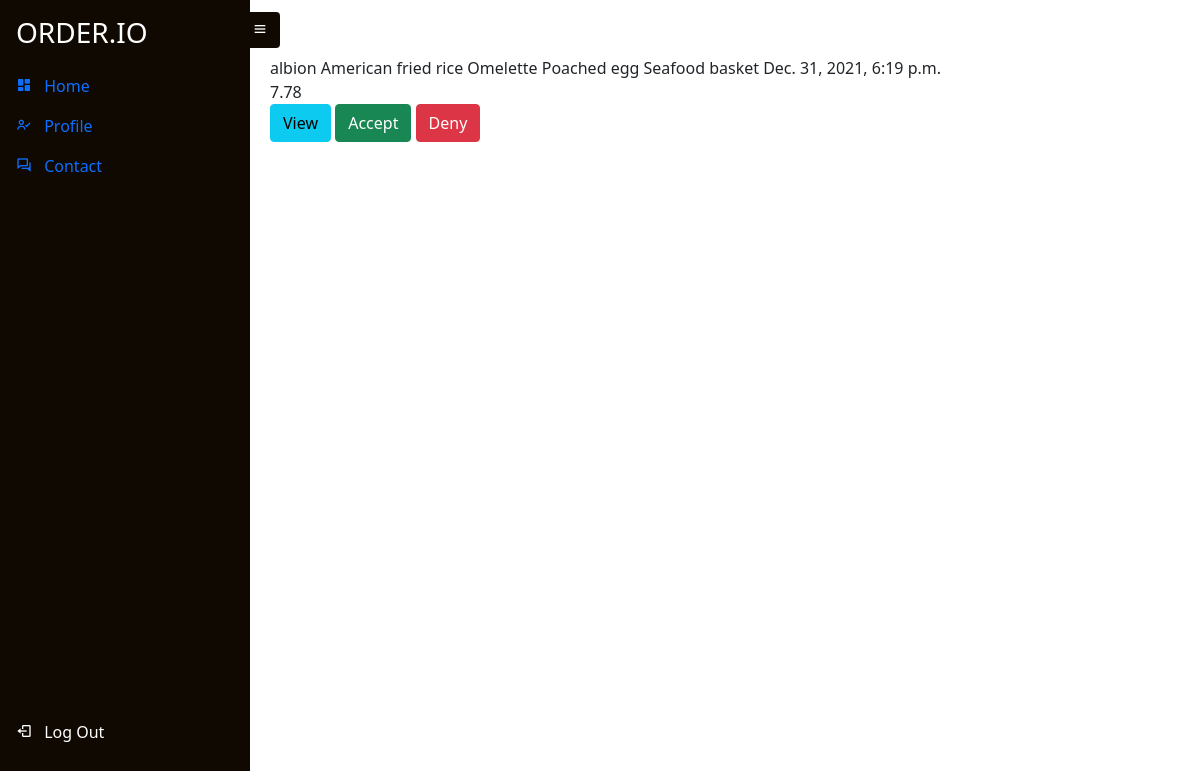
The page /order/daily_orders (signed in) on the database its author committed.
### order/models.py (models this page shows, shortened)
class Order(models.Model):
    STATUS = (
        ("Pending","Pending"),
        ("Accepted","Accepted"),
        ("Denied","Denied")
        )
    employee = models.ForeignKey(Employee,on_delete=models.CASCADE,null=True,blank=True)
    meals = models.ManyToManyField(Meal,blank=True)
    created_at = models.DateTimeField(auto_now_add=True)
    menu = models.ForeignKey(Menu,blank=True,on_delete=models.CASCADE,null=True,)
    order_status = models.CharField(default="Pending",choices=STATUS,blank=True,null=True,max_length=10)
    order_cost = models.DecimalField(max_digits=6,decimal_places=2,default=0)
    def get_absolute_url(self):
        return reverse("order:view_order", kwargs={"pk": self.pk})

### employee/models.py (models this page shows)
class Employee(models.Model):
    user = models.OneToOneField(CustomUser,null=True,on_delete=models.CASCADE)
    department = models.ForeignKey(Department,on_delete=models.CASCADE,null=True)
    daily_allowance = models.DecimalField(max_digits=6,decimal_places=2,default=5)
    first_name = models.CharField(max_length=30,blank=True,null=True)
    last_name = models.CharField(max_length=30,blank=True,null=True)
    phone_number = models.CharField(max_length=15,blank=True,null=True)
    profile_pic = models.ImageField(null=True,blank=True,default="default.png",upload_to=img_path)
    created_at = models.DateTimeField(auto_now_add=True)
    def __str__(self):
        return self.user.username

### account/models.py (models this page shows, shortened)
class CustomUser(AbstractUser):
    role = models.ForeignKey(Role,on_delete=models.CASCADE,null=True,blank=True)

### meal/models.py (models this page shows, shortened)
class Meal(models.Model):
    category =models.ForeignKey(Category,on_delete=models.CASCADE,null=True)
    name = models.CharField(max_length=100,blank=True)
    price = models.DecimalField(max_digits=6,decimal_places=2,default=0)
    description = models.TextField(blank=True,null=True)
    calories = models.IntegerField(default=0)
    created_at = models.DateTimeField(auto_now_add=True)
    meal_img = models.ImageField(null=True,blank=True,default="meal-default.png",upload_to=img_path)

### main/decorators.py (the view)
        def wrapper(request,*args,**kwargs):
            group = request.user.role.name
            if group in allowed_roles:
                return view_func(request,*args,**kwargs)
            else:
                return HttpResponse(f"You are not authorised to view this page!")

### main/context_processors.py (called while the page is built)
def bag(request):
    return {"bag":Custom_Session(request)}

### order/views.py (called while the page is built)
@login_required(login_url="login")
@allowed_users(allowed_roles=['manager'])
def daily_orders(request):
    week = timezone.now().isocalendar().week
    day = timezone.now().isoweekday()
    year = timezone.now().isocalendar().year
    try:
        weekly_menu = get_object_or_404(WeeklyMenu,week=week,year=year)
        menu = weekly_menu.menu_set.get(created_for=day)
        orders = menu.order_set.all()
        if not menu.approved:
            return HttpResponse("You have not approved today's menu!")
    except:
        return HttpResponse("You have not created a menu for today!")
    context={"orders":orders}
    return render(request,"order/daily_orders.html",context)

### templates/order/daily_orders.html (shortened to what this page needs)
{% extends "../base.html" %}
{% load static %}
{% block content %}
  {% for order in orders %}
    {{order.employee}}
    {% for meal in order.meals.all %}
      {{meal.name}}
    {% endfor %}
    {{order.created_at}}<br>
    {{order.order_cost }}<br>
    <a href="{{order.get_absolute_url}}" class="btn btn-info">View</a>
    {% if order.order_status == "Pending" %}
      <a href="{% url 'order:change_order_status' order.pk 1 %}" class="btn btn-success">Accept</a>
      <button data-url="{% url 'order:change_order_status' order.pk 0 %}" class="btn btn-danger"
      data-bs-toggle="modal" data-bs-target="#exampleModal" value="{% url 'order:change_order_status' order.pk 0 %}" id="del-btn{{order.pk}}">Deny</button>
    {% elif order.order_status == "Accepted" %}
    <a href="#" class="btn btn-success btn-sm disabled"><i class="bi bi-check-circle"></i> Accepted</a>
    {% else%}
    <a href="#" class="btn btn-danger btn-sm disabled"><i class="bi bi-x-circle"></i> Denied</a>
    {% endif %}
    <br>
  {% endfor %}
{% endblock content %}

### static/css/base.css (style rules this page uses)
* { margin: 0; padding: 0; box-sizing: border-box; }
body { min-height: 100vh; background-color: #fff; }

### rows shown on the page
Order: employee "albion", created_at "Dec. 31, 2021, 6:19 p.m.", order_cost "7.78"
Meal: name "American fried rice"
Meal: name "Omelette"
Meal: name "Poached egg"
Meal: name "Seafood basket"
